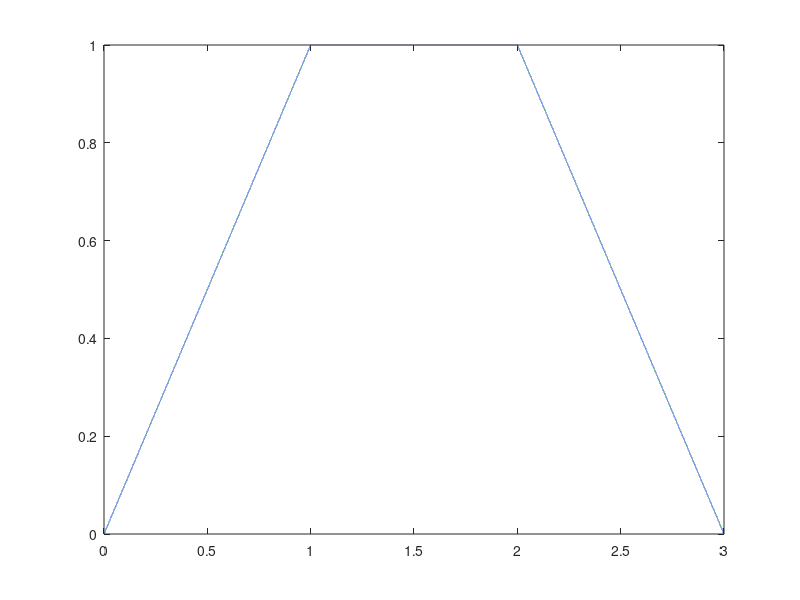

Recreate this plot in MATLAB.
fundamental = 200;
number_partials = 10;
duration = 3;
Fs = 44100;
T = 1 / Fs;
t  = [0: T : duration - T];

signal = zeros(1, duration*Fs);

ampenv = zeros(1, duration * Fs);
attack_duration = 1;
release_duration = 1;
ampenv = [linspace(0, 1, attack_duration*Fs) ...
                ones(1, (duration - attack_duration - ...
                release_duration) * Fs) ...
                linspace(1, 0, release_duration * Fs)];
plot(t, ampenv);

for i = 1: number_partials
    signal = signal + ampenv .* sin(2*pi*fundamental*i*t);
end
soundsc(signal, Fs);

%保证信号中没有大于1的值
if (max(signal) > 1.0)
    signal = signal / (max(signal) + 0.1);
end
audiowrite('test.wav', signal, Fs);